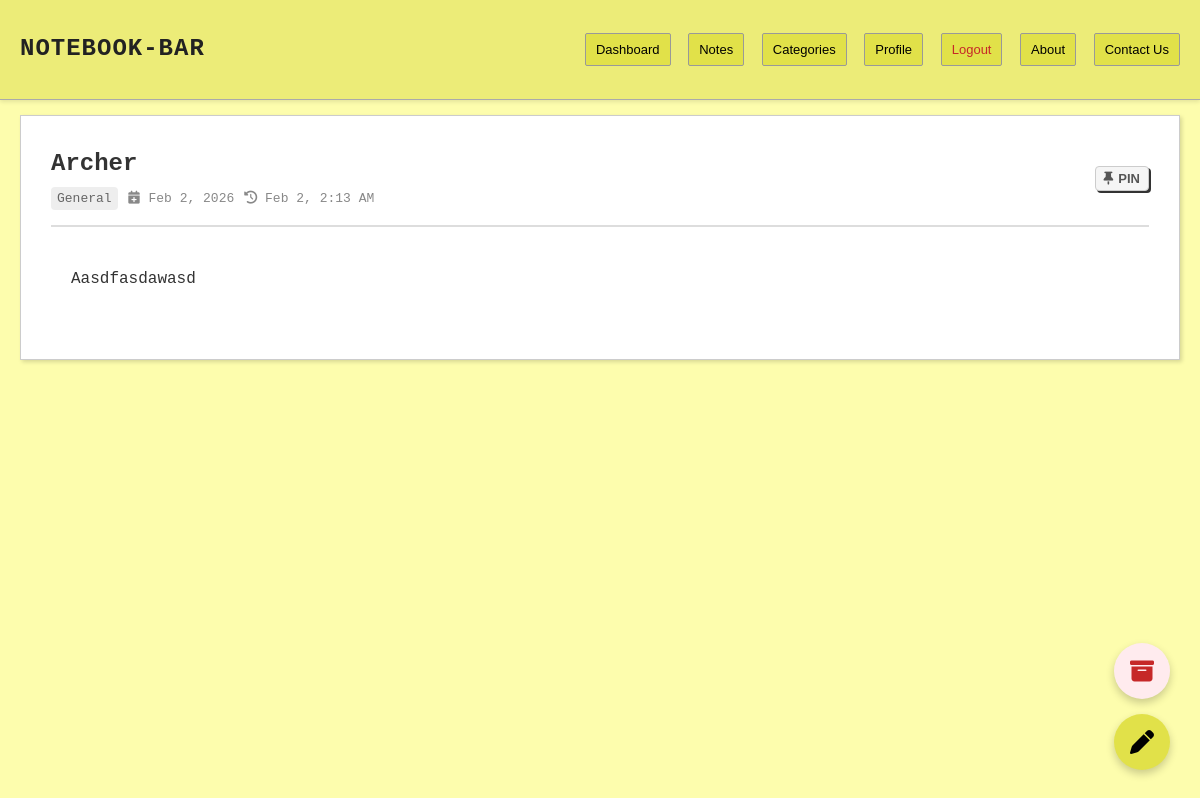
Before: /notepad.php?id=6 (signed in) with the older database file.
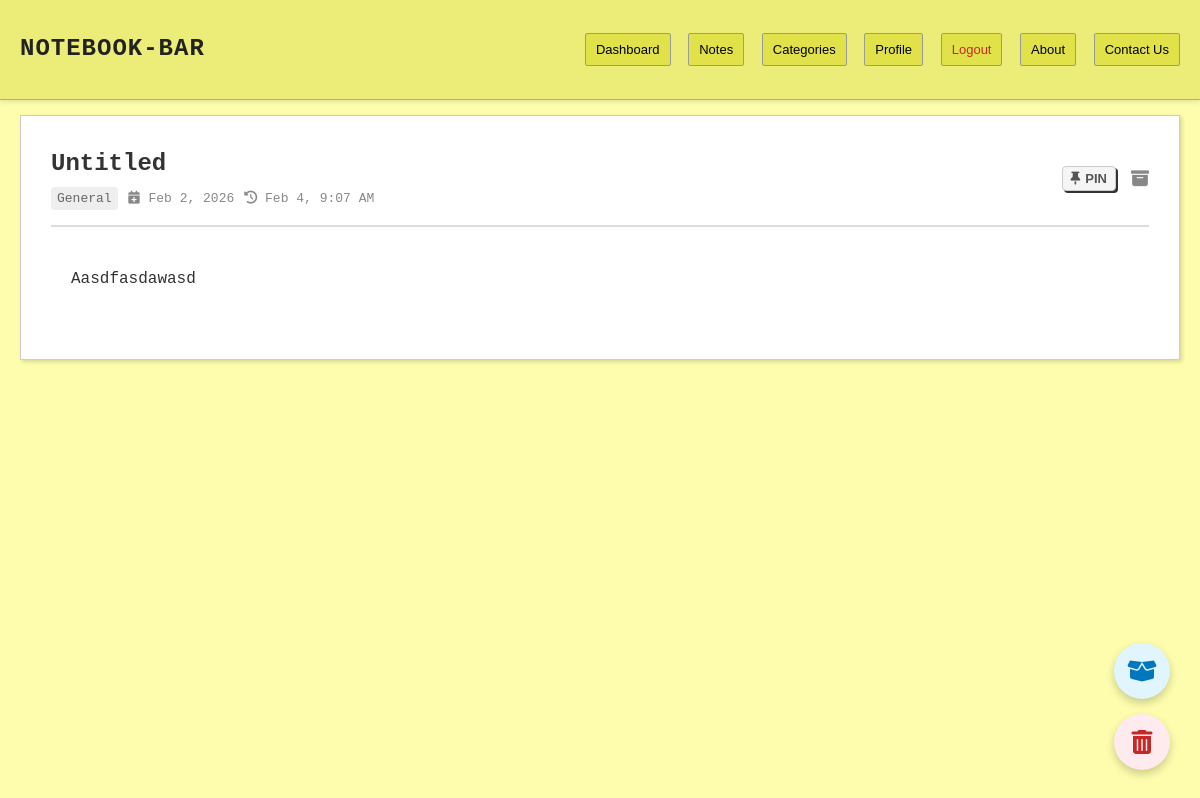
After: the same page with the newer database file.
### tables this page shows
CREATE TABLE `notes` (
  `id` int(11) NOT NULL,
  `user_id` int(11) DEFAULT 0,
  `title` varchar(255) NOT NULL,
  `date_created` datetime DEFAULT current_timestamp(),
  `date_last` datetime DEFAULT current_timestamp() ON UPDATE current_timestamp(),
  `is_pinned` tinyint(1) DEFAULT 0,
  `is_archived` tinyint(1) DEFAULT 0,
  `category_id` int(11) DEFAULT 1,
  `reminder_date` datetime DEFAULT NULL
);

### includes/data_access.php (called while the page is built, shortened)
<?php
require_once 'db.php';
function is_logged_in()
{
    return isset($_SESSION['user_id']) && $_SESSION['user_id'] > 0;
}
function get_current_user_id()
{
    return isset($_SESSION['user_id']) ? $_SESSION['user_id'] : 0;
}
function get_note($id)
{
    global $conn;
    $uid = get_current_user_id();
    if (is_logged_in()) {
        $id_esc = intval($id);
        $sql = "SELECT n.*, p.text, c.name as category_name, c.id as category_id_val
                FROM notes n
                LEFT JOIN pages p ON n.id = p.note_id
                LEFT JOIN categories c ON n.category_id = c.id
                WHERE n.id = $id_esc AND n.user_id = $uid
                LIMIT 1";
        $result = mysqli_query($conn, $sql);
        $row = mysqli_fetch_assoc($result);
        if ($row) {
            $row['category'] = $row['category_name'];
            $row['category_id'] = $row['category_id_val'];
        }
        return $row;
    }
}
function get_categories()
{
    global $conn;
    $uid = get_current_user_id();
    $categories = [];
    if (is_logged_in()) {
        $sql = "SELECT * FROM categories WHERE user_id = 0 OR user_id = $uid ORDER BY user_id ASC, id ASC";
        $result = mysqli_query($conn, $sql);
        while ($row = mysqli_fetch_assoc($result)) {
            $categories[] = $row;
        }
    }
    return $categories;
}
function get_note_page_count($note_id)
{
    global $conn;
    $nid = intval($note_id);
    if (is_logged_in()) {
        $res = mysqli_query($conn, "SELECT MAX(page_number) as max_p FROM pages WHERE note_id = $nid");
        $row = mysqli_fetch_assoc($res);
        return $row['max_p'] ? intval($row['max_p']) : 1;
    }
}
function get_all_note_pages($note_id)
{
    global $conn;
    $nid = intval($note_id);
    $pages = [];
    if (is_logged_in()) {
        $result = mysqli_query($conn, "SELECT page_number, text FROM pages WHERE note_id=$nid ORDER BY page_number ASC");
        while ($row = mysqli_fetch_assoc($result)) {
            $pages[intval($row['page_number'])] = $row['text'];
        }
    }
    return $pages;
}
?>

### notepad.php (the view, shortened to what the changed rows need)
<?php
include 'includes/data_access.php';
$nid = "";
$ntitle = "";
$ncat = 1;
$is_pinned_val = 0;
$is_archived_val = 0;
$content = "";
$current_page = 1;
if (isset($_GET['id'])) {
	$nid = $_GET['id'];
	$current_page = isset($_GET['page']) ? max(1, intval($_GET['page'])) : 1;
	$note = get_note($nid);
	if ($note) {
		$ntitle = $note['title'];
		$ncat = $note['category_id'];
		$is_pinned_val = $note['is_pinned'];
		$is_archived_val = $note['is_archived'];
		$date_last = $note['date_last'];
		$date_created = $note['date_created'];
		$all_pages = get_all_note_pages($nid);
		$content = isset($all_pages[$current_page]) ? $all_pages[$current_page] : "";
	} else {
		header("Location: index.php");
		exit();
	}
}
?>
<!DOCTYPE html>
<html lang="en">
<head>
	<link rel="stylesheet" href="css/style.css?v=<?php echo time(); ?>">
	<link rel="stylesheet" href="https://cdnjs.cloudflare.com/ajax/libs/font-awesome/6.4.0/css/all.min.css">
</head>
<body>
	<header>
		<div class="header-inner">
			<h1><a href="dashboard.php">Notebook-BAR</a></h1>
		</div>
	</header>
	<div class="container">
		<div class="editor-layout">
			<form method="post" id="note-form">
				<?php
				$mode = 'edit';
				if ($nid != "") {
					$mode = (isset($_GET['mode']) && $_GET['mode'] == 'edit') ? 'edit' : 'view';
				}
				if ($is_archived_val)
					$mode = 'view';
				$is_view_mode = ($mode == 'view');
				?>
				<?php if ($is_view_mode): ?>
					<div class="editor-metadata-bar"
						style="justify-content: space-between; border-bottom: 2px solid #ddd; padding-bottom: 15px;">
						<div>
							<h1
								style="margin: 0; font-size: 24px; font-family: 'Courier New', monospace; font-weight: bold;">
								<?php echo htmlspecialchars($ntitle); ?>
							</h1>
							<div
								style="font-size: 13px; color: #666; margin-top: 5px; display: flex; align-items: center; gap: 10px; flex-wrap: wrap;">
								<span style="background: #eee; padding: 2px 6px; border-radius: 4px;">
									<?php
									$cat_name = "General";
									foreach (get_categories() as $c) {
										if ($c['id'] == $ncat) {
											$cat_name = $c['name'];
											break;
										}
									}
									echo htmlspecialchars($cat_name);
									?>
								</span>
								<span style="color: #888;" title="Created Date">
									<i class="fa-solid fa-calendar-plus"></i>
									<?php echo date("M j, Y", strtotime($date_created)); ?>
								</span>
								<span style="color: #888;" title="Last Updated">
									<i class="fa-solid fa-clock-rotate-left"></i>
									<?php echo date("M j, g:i A", strtotime($date_last)); ?>
								</span>
							</div>
						</div>
						<div style="display: flex; gap: 15px; align-items: center;">
							<button type="button" id="pin-toggle-btn" class="btn btn-sm"
								style="display: flex; align-items: center; gap: 5px; background: <?php echo $is_pinned_val ? '#f9a825' : '#f5f5f5'; ?>; color: <?php echo $is_pinned_val ? '#fff' : '#555'; ?>; border: 1px solid <?php echo $is_pinned_val ? '#f9a825' : '#ccc'; ?>; border-radius: 4px; padding: 4px 8px; cursor: pointer; font-size: 13px;"
								onclick="togglePin()">
								<i class="fa-solid fa-thumbtack"></i>
								<span id="pin-text">
									<?php echo $is_pinned_val ? 'Unpin' : 'Pin'; ?>
								</span>
							</button>
							<?php if ($is_archived_val): ?>
								<span title="Archived" style="font-size: 18px; color: #888;"><i
										class="fa-solid fa-box-archive"></i></span>
							<?php endif; ?>
						</div>
					</div>
					<div class="notebook-container" style="margin-top: 20px;">
						<div class="notebook-paper" id="view-content">
							<?php echo $content; ?>
						</div>
					</div>
		<?php endif; ?>
		<div class="fab-container">
			<?php if ($is_view_mode && !$is_archived_val): ?>
				<a href="notepad.php?id=<?php echo $nid; ?>&mode=edit&page=<?php echo $current_page; ?>"
					class="fab-btn fab-primary" title="Edit Note">
					<i class="fa-solid fa-pen"></i>
				</a>
			<?php endif; ?>
			<?php if ($nid != ""): ?>
				<?php if (isset($is_archived_val) && $is_archived_val): ?>
					<button type="button" onclick="confirmDeletePermanent()" class="fab-btn"
						style="background: #ffebee; color: #c62828;">
						<i class="fa-solid fa-trash-can"></i>
					</button>
					<button type="button" onclick="confirmUnarchive()" class="fab-btn"
						style="background: #e1f5fe; color: #0277bd;">
						<i class="fa-solid fa-box-open"></i>
					</button>
				<?php elseif (!$is_view_mode): ?>
				<?php else: ?>
					<button type="button" onclick="confirmArchive()" class="fab-btn"
						style="background: #ffebee; color: #c62828;">
						<i class="fa-solid fa-box-archive"></i>
					</button>
				<?php endif; ?>
			<?php endif; ?>
		</div>
		</form>
	</div>
	</div>
</body>
</html>

Changed rows visible on the page:
changed notes: title "Archer" → "Untitled"; date_last "Feb 2, 2:13 AM" → "Feb 4, 9:07 AM"; is_archived 0 → 1 (drawn)
